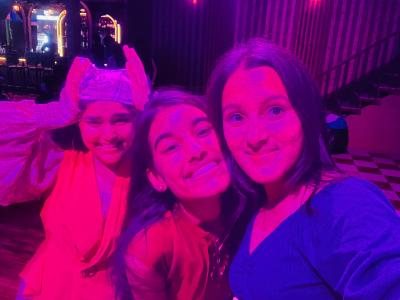
#> input picture opencv/photos/19870.jpg, 400 x 300 px
$ python contours.py
#> lines starting #> are read from the running program, lines starting #| are printed output that depends on the picture; after the words box and inside, x2 and y2 are one past the last pixel; in counts of white or black regions, pixels touching at a corner belong together
import cv2 as cv
import numpy as np

img = cv.imread('photos/19870.jpg')
#> img is the input picture: shape (300, 400, 3); mean B, G, R 119.6, 5.4, 119.4

cv.imshow('Friends', img)


blank = np.zeros(img.shape, dtype='uint8')
cv.imshow('Blank', blank)


gray = cv.cvtColor(img, cv.COLOR_BGR2GRAY)
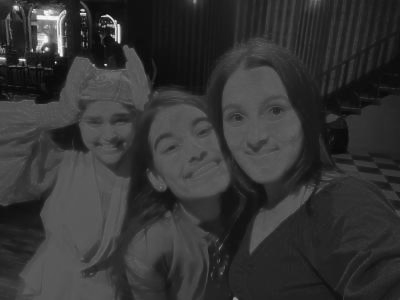
#> gray: shape (300, 400); min 5, max 252, mean 52.5
cv.imshow('Gray', gray)

canny = cv.Canny(img, 125, 175)
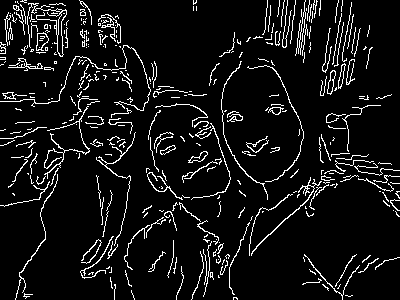
#> canny: shape (300, 400); 7.8% white in thin lines or dots
cv.imshow('Canny Edges', canny)

ret, thresh = cv.threshold(gray, 125, 255, cv.THRESH_BINARY)
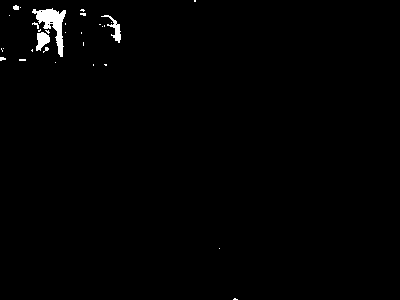
#> thresh: shape (300, 400); 0.93% white; 31 white regions (26 under 20 px)
cv.imshow('Thresh', thresh)


#hierarchial representation of all contours - all the edges found in the image
contours, hierarchies = cv.findContours(thresh, cv.RETR_LIST, cv.CHAIN_APPROX_NONE)
#> contours = 35 contours, 32 with area under 20; largest, box (x1, y1, x2, y2) and area: (32, 8, 66, 57) 530, (36, 32, 50, 51) 144, (101, 15, 121, 43) 118
#contour is a list - will give count of contour
print(f'{len(contours)} contour(s) found!')
#| 35 contour(s) found!


#visualise the contour of the image by drawing on it

cv.drawContours(blank, contours, -1, (0,0,255), 2)
cv.imshow('Contours Drawn',blank)

cv.waitKey(0)

$ run again, with opencv/photos/14556.jpg copied over opencv/photos/19870.jpg
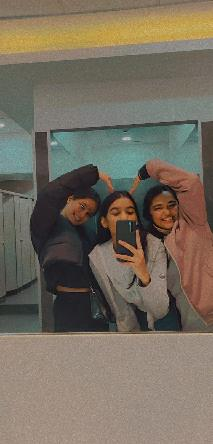
#> input picture opencv/photos/14556.jpg, 213 x 444 px
#> img is the input picture: shape (444, 213, 3); mean B, G, R 95.8, 109.6, 119.2
#> canny: shape (444, 213); 5.3% white in thin lines or dots, all inside (x1, y1, x2, y2) = (0, 6, 213, 336)
#> `ret, thresh = cv.threshold(gray, 125, 255, cv.THRESH_BINARY)`:
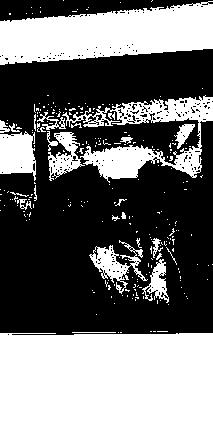
#> thresh: shape (444, 213); 45.2% white; 244 white regions (217 under 20 px)
#> contours = 553 contours, 531 with area under 20; largest, box (x1, y1, x2, y2) and area: (0, 333, 213, 444) 23093, (0, 1, 213, 65) 9220, (62, 95, 213, 183) 4336, (0, 131, 36, 181) 1276, (89, 240, 148, 294) 908
#| 553 contour(s) found!
#> `cv.drawContours(blank, contours, -1, (0,0,255), 2)`:
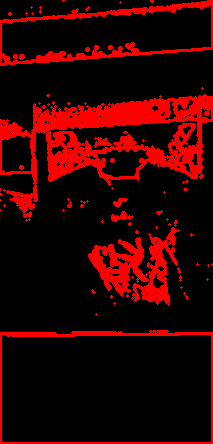
#> blank: shape (444, 213, 3); mean of channels 0, 1, 2 0, 0, 45.8; drawn as B, G, R

$ run again, with opencv/photos/16445.jpg copied over opencv/photos/19870.jpg
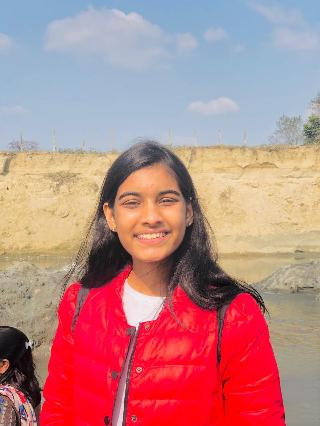
#> input picture opencv/photos/16445.jpg, 320 x 426 px
#> img is the input picture: shape (426, 320, 3); mean B, G, R 134.9, 133.6, 185.9
#> canny: shape (426, 320); 7% white in thin lines or dots
#> `ret, thresh = cv.threshold(gray, 125, 255, cv.THRESH_BINARY)`:
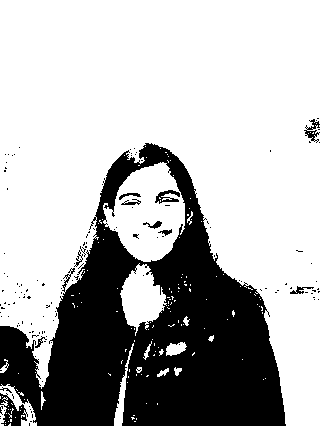
#> thresh: shape (426, 320); 69.9% white; 138 black regions (126 under 20 px)
#> contours = 407 contours, 381 with area under 20; largest, box (x1, y1, x2, y2) and area: (0, 0, 320, 426) 86108, (103, 162, 185, 262) 5372, (120, 263, 167, 336) 1842, (0, 384, 37, 426) 374, (114, 343, 134, 426) 302
#| 407 contour(s) found!
#> `cv.drawContours(blank, contours, -1, (0,0,255), 2)`:
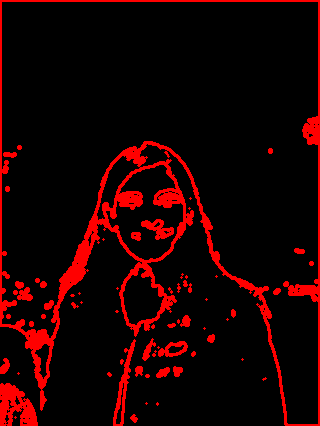
#> blank: shape (426, 320, 3); mean of channels 0, 1, 2 0, 0, 27.5; drawn as B, G, R
